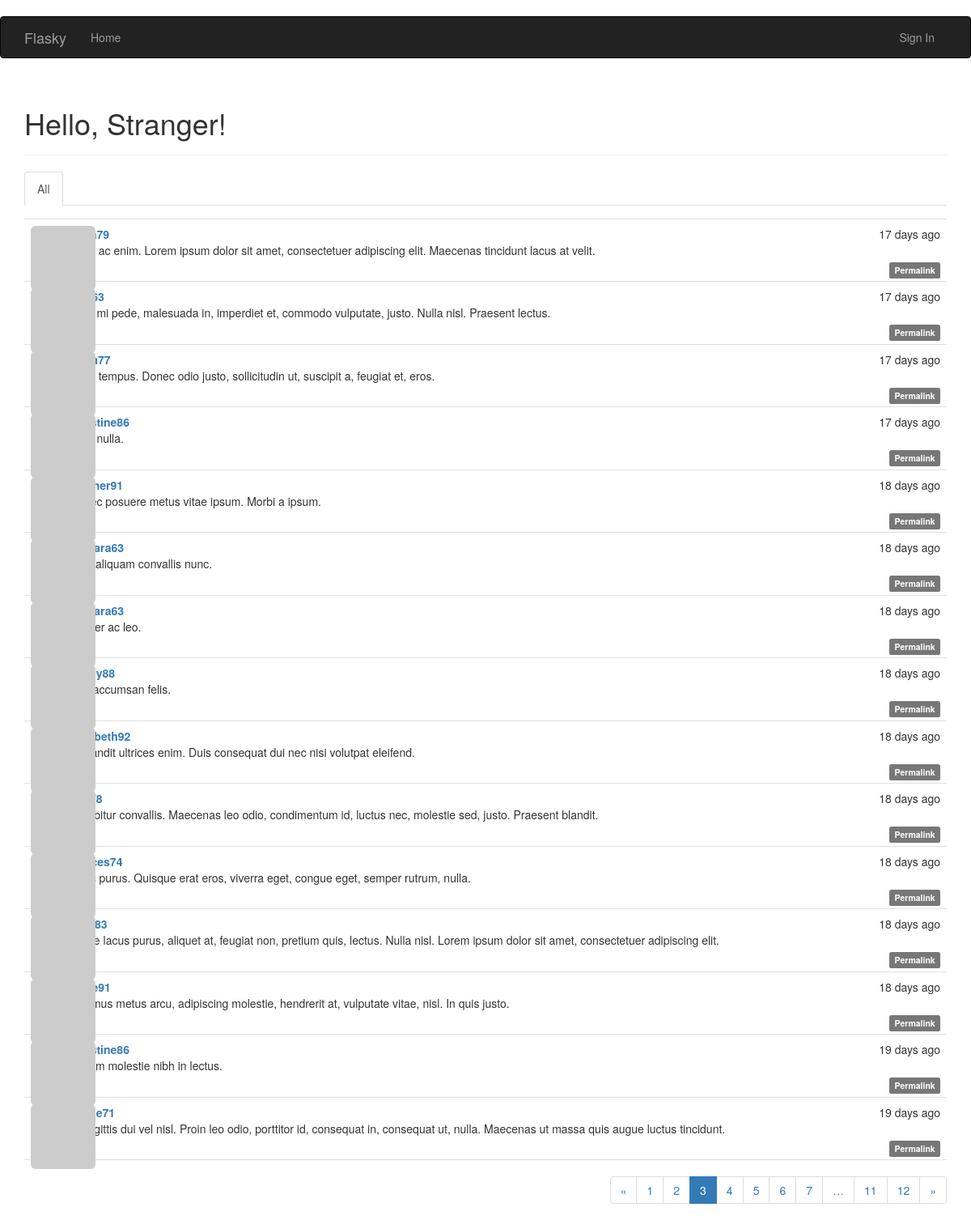
/?page=3, run on the app's committed database.
### app/models.py (models this page shows, shortened)
class Post(db.Model):
    __tablename__='posts'
    id = db.Column(db.Integer,primary_key=True)
    body = db.Column(db.Text)
    body_html=db.Column(db.Text)
    timestamp=db.Column(db.DateTime,index=True,default=datetime.utcnow)
    author_id=db.Column(db.Integer,db.ForeignKey('users.id'))

class User(UserMixin,db.Model):
    __tablename__ = 'users'
    id = db.Column(db.Integer, primary_key=True)
    email = db.Column(db.String(64), unique=True, index=True)
    username = db.Column(db.String(64), unique=True, index=True)
    role_id = db.Column(db.Integer, db.ForeignKey('roles.id'))
    password_hash=db.Column(db.String(128))
    confirmed =db.Column(db.Boolean,default=False)
    posts=db.relationship('Post',backref='author',lazy='dynamic')
    followed = db.relationship('Follow',
                                foreign_keys=[Follow.follower_id],
                                backref=db.backref('follower', lazy='joined'),
                                lazy='dynamic',
                                cascade='all, delete-orphan')
    followers = db.relationship('Follow',
                                foreign_keys=[Follow.followed_id],
                                backref=db.backref('followed', lazy='joined'),
                                lazy='dynamic',
                                cascade='all, delete-orphan')
    @property
    def password(self):
        raise AttributeError ('password is not a readable attribute')
    name= db.Column(db.String(64))
    location=db.Column(db.String(64))
    about_me=db.Column(db.Text())
    member_since=db.Column(db.DateTime(),default=datetime.utcnow)
    last_seen=db.Column(db.DateTime(),default=datetime.utcnow)
    avatar_hash =db.Column(db.String(32))
    def gravatar(self,size=100,default='identicon',rating='g'):
        if request.is_secure:
            url='https://secure.gravatar.com/avatar'
        else:
            url='http://www.gravatar.com/avatar'
        hash=self.avatar_hash or hashlib.md5(self.email.encode('utf-8')).hexdigest()
        return '{url}/{hash}?s={size}&d={default}&r={rating}'.\
            format(url=url,hash=hash,size=size,default=default,rating=rating)
    '''
    def change_email(self,token):
        pass
        self.email=new_email
        self.avatar_hashself.avatar_hash=hashlib.md5(self.email.encode('utf-8')).hexdigest()
        db.session.add(self)
    '''

### app/main/views.py (the view)
@main.route('/', methods=['GET', 'POST'])
def index():
    form = PostForm()
    if current_user.can(Permission.WRITE_ARTICLES) and\
            form.validate_on_submit():
        post=Post(body=form.body.data,author=current_user._get_current_object())
        db.session.add(post)
        return redirect(url_for('.index'))
    page=request.args.get('page',1,type=int)
    show_followed=False
    if current_user.is_authenticated:
        show_followed=bool(request.cookies.get('show_followed',''))
    if show_followed:
        query =current_user.followed_posts
    else:
        query = Post.query
    pagination=query.order_by(Post.timestamp.desc()).paginate(\
            page,per_page=15,error_out=False)
    posts=pagination.items
    return render_template('index.html',form=form,posts=posts,pagination=pagination\
            ,show_followed=show_followed)

### app/auth/views.py (called while the page is built)
@auth.before_app_request
def before_request():
    if current_user.is_authenticated:
        current_user.ping()
        if not current_user.confirmed\
                and request.endpoint[:5]!='auth.'\
                and request.endpoint !='static':
            return redirect(url_for('auth.unconfirmed'))

### app/main/__init__.py (called while the page is built)
@main.app_context_processor
def inject_permissions():
    return dict(Permission=Permission)

### app/models.py (called while the page is built)
    def can(self,permissions):
        return False

    def is_administrator(self):
        return False

### app/templates/index.html (shortened to what this page needs)
{% extends "base.html" %}
{% import "bootstrap/wtf.html" as wtf %}
{% import "_macros.html" as macros %}
{% block page_content %}
<div class="page-header">
    <h1>Hello, {% if current_user.is_authenticated %}{{ current_user.username }}{% else %}Stranger{% endif %}!</h1>
</div>
<div class="post-tabs">
    <ul class="nav nav-tabs">
        <li {% if not show_followed%} class = "active"{%endif%}><a href="{{url_for('.show_all')}}">All</a></li>
    </ul>
    {% include '_posts.html'%}
</div>
{% if pagination %}
<div class="pagination">
    {{macros.pagination_widget(pagination,'.index')}}
</div>
{% endif %}
{% endblock %}

### app/templates/_posts.html (shortened to what this page needs)
<ul class="posts">
    {% for post in posts %}
    <li class="post">
        <div class="post-thumbnail">
            <a href="{{ url_for('.user', username=post.author.username) }}">
                <img class="img-rounded profile-thumbnail" src="{{ post.author.gravatar(size=40) }}">
            </a>
        </div>
        <div class="post-content">
            <div class="post-date">{{ moment(post.timestamp).fromNow() }}</div>
            <div class="post-author"><a href="{{ url_for('.user', username=post.author.username) }}">{{ post.author.username }}</a></div>
            <div class="post-body">
                {% if post.body_html %}
                    {{ post.body_html | safe }}
                {% else %}
                    {{ post.body }}
                {% endif %}
            </div>
            <div class="post-footer">
                <a href="{{ url_for('.post', id=post.id) }}">
                    <span class="label label-default">Permalink</span>
                </a>
            </div>
        </div>
    </li>
    {% endfor %}
</ul>

### app/static/styles.css (style rules this page uses)
.profile-thumbnail { position: absolute; }
ul.posts { list-style-type: none; padding: 0px; margin: 16px 0px 0px 0px; border-top: 1px solid #e0e0e0; }
ul.posts li.post { padding: 8px; border-bottom: 1px solid #e0e0e0; }
div.post-date { float: right; }
div.post-author { font-weight: bold; }
div.post-thumbnail { position: absolute; }
div.post-content { margin-left: 48px; min-height: 48px; }
div.post-footer { text-align: right; }
div.pagination { width: 100%; text-align: right; padding: 0px; margin: 0px; }

### data on the page
Post: timestamp "17 days ago", body_html "Nulla ac enim. Lorem ipsum dolor sit amet, consectetuer adipiscing elit. Maecenas tincidunt lacus at velit."
Post: timestamp "17 days ago", body_html "Cras mi pede, malesuada in, imperdiet et, commodo vulputate, justo. Nulla nisl. Praesent lectus."
Post: timestamp "17 days ago", body_html "Nulla tempus. Donec odio justo, sollicitudin ut, suscipit a, feugiat et, eros."
Post: timestamp "17 days ago", author.username "christine86", body_html "Nam nulla."
Post: timestamp "18 days ago", author.username "heather91", body_html "Donec posuere metus vitae ipsum. Morbi a ipsum."
Post: timestamp "18 days ago", author.username "barbara63", body_html "Duis aliquam convallis nunc."
Post: timestamp "18 days ago", author.username "barbara63", body_html "Integer ac leo."
Post: timestamp "18 days ago", body_html "Sed accumsan felis."
Post: timestamp "18 days ago", author.username "elizabeth92", body_html "In blandit ultrices enim. Duis consequat dui nec nisi volutpat eleifend."
Post: timestamp "18 days ago", body_html "Curabitur convallis. Maecenas leo odio, condimentum id, luctus nec, molestie sed, justo. Praesent blandit."
Post: timestamp "18 days ago", author.username "frances74", body_html "Nunc purus. Quisque erat eros, viverra eget, congue eget, semper rutrum, nulla."
Post: timestamp "18 days ago", body_html "Fusce lacus purus, aliquet at, feugiat non, pretium quis, lectus. Nulla nisl. Lorem ipsum dolor sit amet, consectetuer adipiscing elit."
Post: timestamp "18 days ago", body_html "Vivamus metus arcu, adipiscing molestie, hendrerit at, vulputate vitae, nisl. In quis justo."
Post: timestamp "19 days ago", author.username "christine86", body_html "Nullam molestie nibh in lectus."
Post: timestamp "19 days ago", body_html "In sagittis dui vel nisl. Proin leo odio, porttitor id, consequat in, consequat ut, nulla. Maecenas ut massa quis augue luctus tincidunt."

### other printed values
{{ p }} "1" "2" "4" "5" "6" "7" "11" "12"
{{ p }} "3"
